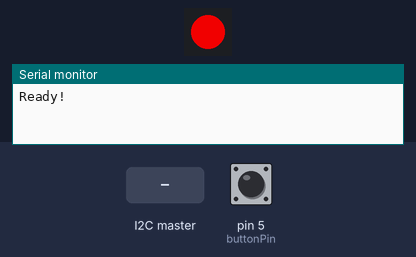
Bench run of a sketch on a simulated Arduino Uno, built with avr-gcc and run on an emulated ATmega328P. On the bench: 1 RGB LEDs in strip order, left to right, the last lines printed to the serial monitor. Inputs (shaded band) come from the test bench; at power-on: pin 5 (buttonPin) HIGH. Dim RGB values are drawn brighter than linear.

Above: at 1.0 s.
1.3 s: pin 5 (buttonPin) pulled LOW for 0.15 s
At 2.5 s:
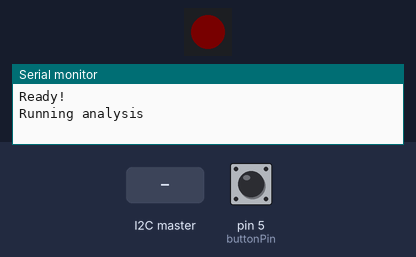
3.1 s: the I2C master sends the byte 1
At 5.33 s:
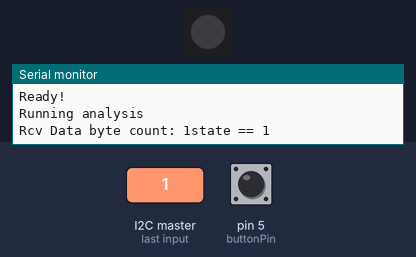
6.1 s: the I2C master sends the byte 0
At 6.4 s:
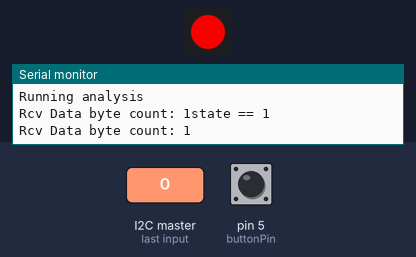
Timing chart, 0 to 9.1 s (numbered marks = the images above; inputs shaded):
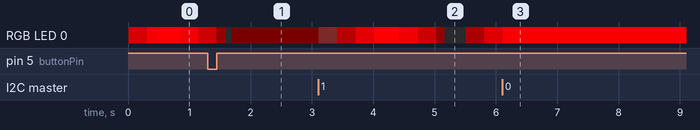

The sketch:

ibots-spectrophotometer.ino
```cpp
#include <ClickButton.h>
#include <Wire.h>
#include <LiquidCrystal_I2C.h>
#include <NeoPixelBrightnessBus.h>
#include <NeoPixelBus.h>
#include <NeoPixelAnimator.h>
#include <Math.h>
#include "LoopSinGenerator.h"

#define SLAVE_ADDRESS 0x04

const uint8_t buttonPin = 5;
const uint8_t rpiPin = 6;
const uint8_t PixelPin = 9;
const uint16_t PixelCount = 1;
bool buttonPressed = false;
int state = -2;
float rads = 0.0;

LiquidCrystal_I2C lcd(0x3F, 16, 2);
NeoPixelBrightnessBus<NeoRgbFeature, Neo800KbpsMethod> strip(PixelCount, PixelPin);
ClickButton button(buttonPin, LOW, CLICKBTN_PULLUP);
LoopSinGenerator sinGen = LoopSinGenerator(256, .01);

int lightLevel = 0;
RgbColor color(255, 0, 0);

void setup() {
  pinMode(buttonPin, INPUT_PULLUP);
  Serial.begin(9600);

  Wire.begin(SLAVE_ADDRESS);
  Wire.onReceive(receiveData);
  Wire.onRequest(handleRequest);

  lcd.display();
  lcd.home();
  showMessage("Please wait...", "");

  strip.Begin();
  strip.SetPixelColor(0, color);
  strip.Show();

  Serial.println("Ready!");

}

void loop() {
  // put your main code here, to run repeatedly:
  button.Update();
  if (state == -2) {
    int lcdBrightness = sinGen.getValue();
    strip.SetPixelColor(0, color);
    strip.SetBrightness(lcdBrightness);
    strip.Show();
  } else if (state == -1) {
    int lcdBrightness = sinGen.getValue();
    strip.SetPixelColor(0, color);
    strip.SetBrightness(lcdBrightness);
    strip.Show();
  } else if (state==10) {
    Serial.println("state == 10");
    color = RgbColor(0, 255, 0);
    strip.SetPixelColor(0, color);
    strip.Show();
    showMessage("Press button to begin","");
    state = -1;
  } else if (state==1) {
    Serial.println("state == 1");
    showMessage("Booting...", "");
    state = -1;
  } else if (state == 20) {
    Serial.println("state == 20");
    showMessage("Result:", "Air");
    digitalWrite(rpiPin, LOW);
    state = -1;
  } else if (state == 21) {
    Serial.println("state == 21");
    showMessage("Result:", "Water");
    digitalWrite(rpiPin, LOW);
    state = -1;
  } else if (state == 22) {
    Serial.println("state == 22");
    showMessage("Result:", "Lead Detected");
    digitalWrite(rpiPin, LOW);
    state = -1;
  }
  if (button.clicks == 1) {
    Serial.println("Running analysis");
    buttonPressed = true;
    showMessage("Running", "Analysis...");
    digitalWrite(rpiPin, HIGH);
    state = -3;
  } else if (button.clicks == 2) {
    showMessage("You could show", "IP here");
  } else if (button.clicks == 3) {
    showMessage("You pressed 3", "times");
  }
//  delay(100);
//  lcd.print(lightLevel);
}

void showMessage(char* line1, char* line2) {
  lcd.clear();
  lcd.setCursor(0,0);
  lcd.print(line1);
  lcd.setCursor(0,1);
  lcd.print(line2);
}

void handleRequest() {
  Serial.println("Handling request: ");
  lightLevel = analogRead(0);     // read the input pin
  Wire.write(lightLevel);
  Serial.println(lightLevel);             // debug value
//  lcd.print(lightLevel);
}


void receiveData(int byteCount){
  Serial.print("Rcv Data byte count: ");
  Serial.print(byteCount);
  if (byteCount == 1) {
    state = Wire.read();
  } else if (byteCount == 3) {
    while(Wire.available()) {
      int red = Wire.read();
      int green = Wire.read();
      int blue = Wire.read();
      Serial.print(" - data received: ");
      Serial.print(red);
      Serial.print(", ");
      Serial.print(green);
      Serial.print(", ");
      Serial.println(blue);
      RgbColor color(red, green, blue);
      strip.SetPixelColor(0, color);
      strip.Show();
    }
  } else if (byteCount == 2) {
      int num1 = Wire.read();
      int num2 = Wire.read();
//      Serial.print("Num1: ");
//      Serial.print(num1);
//      Serial.print(" Num2: ");
//      Serial.println(num2);
    }  else if (byteCount == 8) {
      lcd.clear();
      lcd.home();
      lcd.print("Done...");
    }
//  RgbColor color(0, 0, 0);
//  strip.SetPixelColor(0, color);
//  strip.Show();
}
```

LoopSinGenerator.cpp
```cpp
#include "LoopSinGenerator.h"

LoopSinGenerator::LoopSinGenerator(int max, float rate) {
  float _rads = 0.0;
  int _max = max;
  float _rate = .01;
  int _value = 0;
}

int LoopSinGenerator::getValue() {
  _value = (int)(128 * sin(_rads) + 128);
  // _value = (int) (_max/2) * sin(_rads) + (_max/2);
  _rads+=.001;
  if (_rads > (2 * M_PI)) { _rads = 0; }
  return _value;
}

float LoopSinGenerator::getRads() {
  return _rads;
}

int LoopSinGenerator::getMax() {
  return _max;
}

float LoopSinGenerator::getRate() {
  return _rate;
}
```

LoopSinGenerator.h
```cpp
#include <math.h>

class LoopSinGenerator {
  public:
    LoopSinGenerator(int max, float rate);
    int getValue();
    float getRads();
    int getMax();
    float getRate();
  private:
    float _rads;
    int _value;
    int _max;
    float _rate;
};
```
